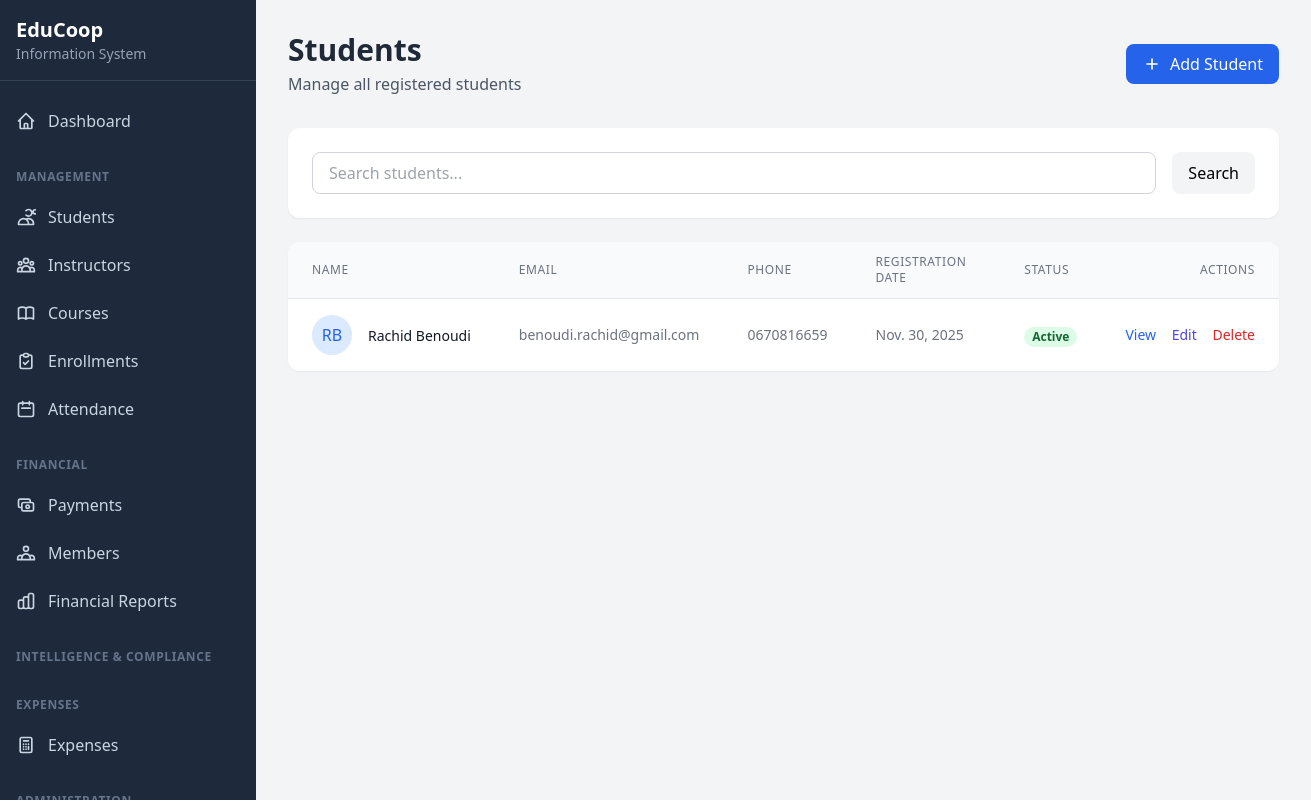
The app's page /students/ (signed in) with its own data.
### core/models.py (models this page shows, shortened)
class Student(models.Model):
    first_name = models.CharField(max_length=100)
    last_name = models.CharField(max_length=100)
    email = models.EmailField(unique=True)
    phone = models.CharField(max_length=20, blank=True)
    parent_name = models.CharField(max_length=200, blank=True)
    parent_phone = models.CharField(max_length=20, blank=True)
    address = models.TextField(blank=True)
    date_of_birth = models.DateField(null=True, blank=True)
    registration_date = models.DateField(default=date.today)
    is_active = models.BooleanField(default=True)
    created_at = models.DateTimeField(auto_now_add=True)
    updated_at = models.DateTimeField(auto_now=True)
    @property
    def full_name(self):
        return f"{self.first_name} {self.last_name}"
    class Meta:
        ordering = ['last_name', 'first_name']

### core/views.py (the view)
@login_required
def student_list(request):
    students = Student.objects.all()
    search = request.GET.get('search', '')
    if search:
        students = students.filter(
            Q(first_name__icontains=search) |
            Q(last_name__icontains=search) |
            Q(email__icontains=search)
        )
    return render(request, 'core/student_list.html', {'students': students, 'search': search})

### core/models.py (called while the page is built)
    @property
    def is_admin(self):
        return self.role == 'admin' or self.is_superuser

### templates/core/student_list.html (shortened to what this page needs)
{% extends 'base.html' %}
{% block content %}
<div class="flex items-center justify-between mb-8">
    <div>
        <h1 class="text-3xl font-bold text-gray-800">Students</h1>
        <p class="text-gray-600 mt-1">Manage all registered students</p>
    </div>
    <a href="{% url 'core:student_create' %}" class="bg-blue-600 hover:bg-blue-700 text-white px-4 py-2 rounded-lg font-medium transition-colors flex items-center">
        <svg class="w-5 h-5 mr-2" fill="none" stroke="currentColor" viewBox="0 0 24 24">
            <path stroke-linecap="round" stroke-linejoin="round" stroke-width="2" d="M12 6v6m0 0v6m0-6h6m-6 0H6"></path>
        </svg>
        Add Student
    </a>
</div>
<div class="bg-white rounded-xl shadow-sm p-6 mb-6">
    <form method="get" class="flex gap-4">
        <div class="flex-1">
            <input type="text" name="search" value="{{ search }}" placeholder="Search students..." class="w-full px-4 py-2 border border-gray-300 rounded-lg focus:ring-2 focus:ring-blue-500 focus:border-blue-500">
        </div>
        <button type="submit" class="bg-gray-100 hover:bg-gray-200 px-4 py-2 rounded-lg font-medium transition-colors">Search</button>
    </form>
</div>
<div class="bg-white rounded-xl shadow-sm overflow-hidden">
    <table class="min-w-full divide-y divide-gray-200">
        <thead class="bg-gray-50">
            <tr>
                <th class="px-6 py-3 text-left text-xs font-medium text-gray-500 uppercase tracking-wider">Name</th>
                <th class="px-6 py-3 text-left text-xs font-medium text-gray-500 uppercase tracking-wider">Email</th>
                <th class="px-6 py-3 text-left text-xs font-medium text-gray-500 uppercase tracking-wider">Phone</th>
                <th class="px-6 py-3 text-left text-xs font-medium text-gray-500 uppercase tracking-wider">Registration Date</th>
                <th class="px-6 py-3 text-left text-xs font-medium text-gray-500 uppercase tracking-wider">Status</th>
                <th class="px-6 py-3 text-right text-xs font-medium text-gray-500 uppercase tracking-wider">Actions</th>
            </tr>
        </thead>
        <tbody class="bg-white divide-y divide-gray-200">
            {% for student in students %}
            <tr class="hover:bg-gray-50">
                <td class="px-6 py-4 whitespace-nowrap">
                    <div class="flex items-center">
                        <div class="flex-shrink-0 h-10 w-10 bg-blue-100 rounded-full flex items-center justify-center">
                            <span class="text-blue-600 font-medium">{{ student.first_name.0 }}{{ student.last_name.0 }}</span>
                        </div>
                        <div class="ml-4">
                            <a href="{% url 'core:student_detail' student.pk %}" class="text-sm font-medium text-gray-900 hover:text-blue-600">{{ student.full_name }}</a>
                        </div>
                    </div>
                </td>
                <td class="px-6 py-4 whitespace-nowrap text-sm text-gray-500">{{ student.email }}</td>
                <td class="px-6 py-4 whitespace-nowrap text-sm text-gray-500">{{ student.phone|default:"-" }}</td>
                <td class="px-6 py-4 whitespace-nowrap text-sm text-gray-500">{{ student.registration_date }}</td>
                <td class="px-6 py-4 whitespace-nowrap">
                    {% if student.is_active %}
                    <span class="px-2 inline-flex text-xs leading-5 font-semibold rounded-full bg-green-100 text-green-800">Active</span>
                    {% else %}
                    <span class="px-2 inline-flex text-xs leading-5 font-semibold rounded-full bg-red-100 text-red-800">Inactive</span>
                    {% endif %}
                </td>
                <td class="px-6 py-4 whitespace-nowrap text-right text-sm font-medium">
                    <a href="{% url 'core:student_detail' student.pk %}" class="text-blue-600 hover:text-blue-900 mr-3">View</a>
                    <a href="{% url 'core:student_edit' student.pk %}" class="text-indigo-600 hover:text-indigo-900 mr-3">Edit</a>
                    <a href="{% url 'core:student_delete' student.pk %}" class="text-red-600 hover:text-red-900">Delete</a>
                </td>
            </tr>
            {% empty %}
            <tr>
                <td colspan="6" class="px-6 py-4 text-center text-gray-500">No students found</td>
            </tr>
            {% endfor %}
        </tbody>
    </table>
</div>
{% endblock %}

### records on screen
Student: first_name.0 "R", last_name.0 "B", full_name "Rachid Benoudi", email "benoudi.rachid@gmail.com", phone "0670816659", registration_date "Nov. 30, 2025", is_active "Active"
